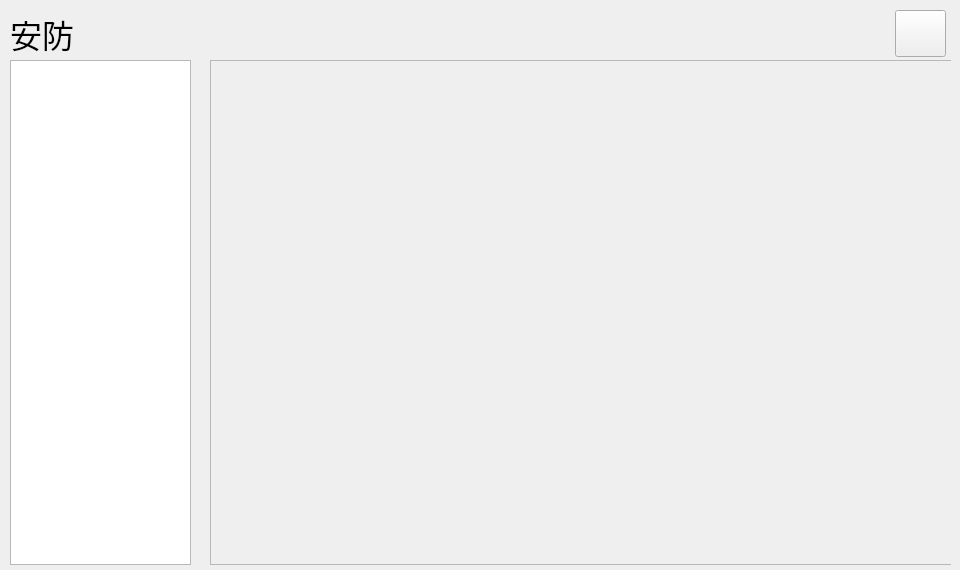
<?xml version="1.0" encoding="UTF-8"?>
<ui version="4.0">
 <class>SHSecurityDlg</class>
 <widget class="QWidget" name="SHSecurityDlg">
  <property name="geometry">
   <rect>
    <x>0</x>
    <y>0</y>
    <width>960</width>
    <height>570</height>
   </rect>
  </property>
  <property name="sizePolicy">
   <sizepolicy hsizetype="Expanding" vsizetype="Preferred">
    <horstretch>0</horstretch>
    <verstretch>0</verstretch>
   </sizepolicy>
  </property>
  <property name="windowTitle">
   <string>Form</string>
  </property>
  <widget class="QPushButton" name="m_btnBack">
   <property name="geometry">
    <rect>
     <x>895</x>
     <y>10</y>
     <width>51</width>
     <height>47</height>
    </rect>
   </property>
   <property name="text">
    <string/>
   </property>
  </widget>
  <widget class="QLabel" name="m_lbTitle">
   <property name="geometry">
    <rect>
     <x>10</x>
     <y>10</y>
     <width>193</width>
     <height>47</height>
    </rect>
   </property>
   <property name="font">
    <font>
     <pointsize>24</pointsize>
     <weight>50</weight>
     <italic>false</italic>
     <bold>false</bold>
    </font>
   </property>
   <property name="text">
    <string>安防</string>
   </property>
  </widget>
  <widget class="QWidget" name="m_wgtLaunch" native="true">
   <property name="geometry">
    <rect>
     <x>280</x>
     <y>120</y>
     <width>370</width>
     <height>370</height>
    </rect>
   </property>
   <widget class="QPushButton" name="m_btnCamera">
    <property name="geometry">
     <rect>
      <x>0</x>
      <y>0</y>
      <width>170</width>
      <height>170</height>
     </rect>
    </property>
    <property name="sizePolicy">
     <sizepolicy hsizetype="Minimum" vsizetype="Minimum">
      <horstretch>0</horstretch>
      <verstretch>0</verstretch>
     </sizepolicy>
    </property>
    <property name="text">
     <string/>
    </property>
   </widget>
   <widget class="QPushButton" name="m_btnRoomEnv">
    <property name="geometry">
     <rect>
      <x>200</x>
      <y>0</y>
      <width>170</width>
      <height>170</height>
     </rect>
    </property>
    <property name="sizePolicy">
     <sizepolicy hsizetype="Minimum" vsizetype="Minimum">
      <horstretch>0</horstretch>
      <verstretch>0</verstretch>
     </sizepolicy>
    </property>
    <property name="text">
     <string/>
    </property>
   </widget>
   <widget class="QPushButton" name="m_btnWarn">
    <property name="geometry">
     <rect>
      <x>0</x>
      <y>200</y>
      <width>170</width>
      <height>170</height>
     </rect>
    </property>
    <property name="sizePolicy">
     <sizepolicy hsizetype="Minimum" vsizetype="Minimum">
      <horstretch>0</horstretch>
      <verstretch>0</verstretch>
     </sizepolicy>
    </property>
    <property name="text">
     <string/>
    </property>
   </widget>
   <widget class="QPushButton" name="m_btnSetting">
    <property name="geometry">
     <rect>
      <x>200</x>
      <y>200</y>
      <width>170</width>
      <height>170</height>
     </rect>
    </property>
    <property name="text">
     <string/>
    </property>
   </widget>
  </widget>
  <widget class="QWidget" name="m_wgtRoomEnv" native="true">
   <property name="geometry">
    <rect>
     <x>10</x>
     <y>60</y>
     <width>941</width>
     <height>511</height>
    </rect>
   </property>
   <widget class="QListWidget" name="m_listwgRoom">
    <property name="geometry">
     <rect>
      <x>0</x>
      <y>0</y>
      <width>181</width>
      <height>505</height>
     </rect>
    </property>
    <property name="font">
     <font>
      <pointsize>20</pointsize>
     </font>
    </property>
   </widget>
   <widget class="QScrollArea" name="m_scrollAreaDevice">
    <property name="geometry">
     <rect>
      <x>200</x>
      <y>0</y>
      <width>751</width>
      <height>505</height>
     </rect>
    </property>
    <property name="widgetResizable">
     <bool>false</bool>
    </property>
    <widget class="QWidget" name="m_scrollAreaWgDevice">
     <property name="geometry">
      <rect>
       <x>0</x>
       <y>0</y>
       <width>749</width>
       <height>503</height>
      </rect>
     </property>
     <property name="sizePolicy">
      <sizepolicy hsizetype="Preferred" vsizetype="Preferred">
       <horstretch>0</horstretch>
       <verstretch>0</verstretch>
      </sizepolicy>
     </property>
    </widget>
   </widget>
  </widget>
 </widget>
 <resources/>
 <connections/>
</ui>
